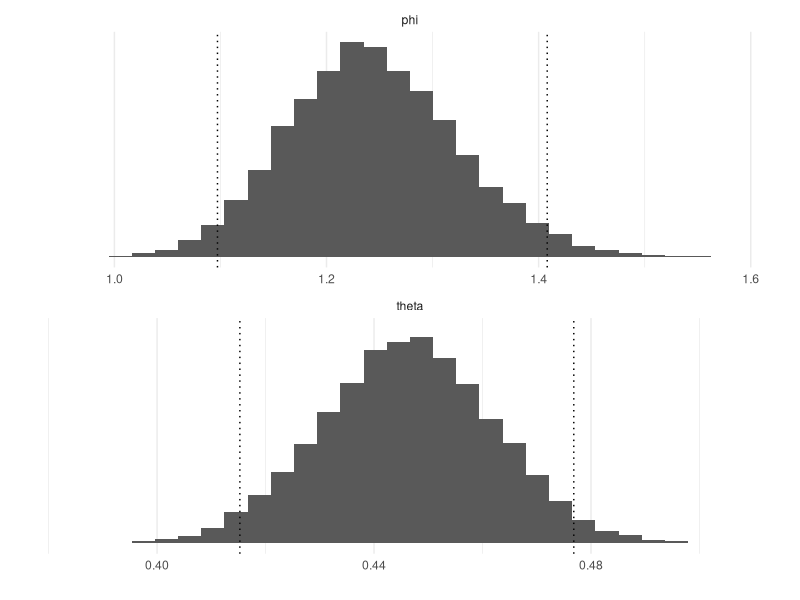

R code for this plot:
#' ---
#' title: "Bayesian data analysis demo 2.3"
#' author: "Aki Vehtari, Markus Paasiniemi"
#' date: "`r format(Sys.Date())`"
#' output:
#'   html_document:
#'     theme: readable
#'     code_download: true
#' ---

#' ## Probability of a girl birth given placenta previa (BDA3 p. 37).
#' 
#' Simulate draws from Beta(438,544), draw a histogram with
#' quantiles, and do the same for a transformed variable.
#' 

#' ggplot2 is used for plotting, tidyr for manipulating data frames
#+ setup, message=FALSE, error=FALSE, warning=FALSE
library(ggplot2)
theme_set(theme_minimal())
library(tidyr)

#' Sample draws from posterior Beta(438,544).
#' Obtain all draws at once and store them in vector 'theta'
a <- 438
b <- 544
theta <- rbeta(10000, a, b)
#' Compute odds ratio for all draws
phi <- (1 - theta) / theta

#' Compute 2.5% and 97.5% quantile approximation using the draws
quantiles <- c(0.025, 0.975)
thetaq <- quantile(theta, quantiles)
phiq <- quantile(phi, quantiles)

#' Histogram plots with 30 bins for theta and phi
# merge the data into one data frame for plotting
df1 <- data.frame(phi,theta) %>% pivot_longer(everything())
# merge quantiles into one data frame for plotting
df2 <- data.frame(phi = phiq, theta = thetaq) %>% pivot_longer(everything())
ggplot() +
  geom_histogram(data = df1, aes(value), bins = 30) +
  geom_vline(data = df2, aes(xintercept = value), linetype = 'dotted') +
  facet_wrap(~name, ncol = 1, scales = 'free_x')  +
  labs(x = '', y = '') +
  scale_y_continuous(breaks = NULL)
